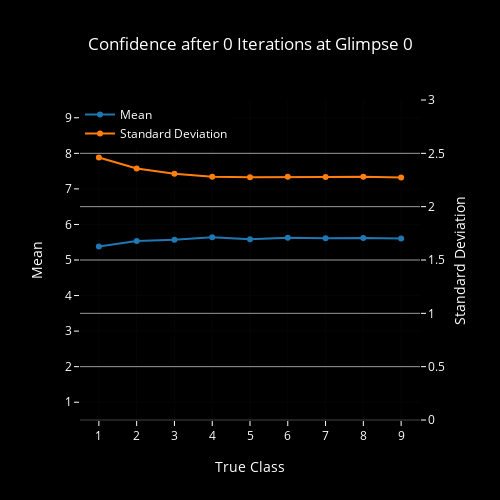
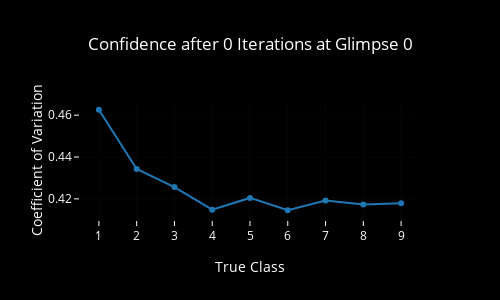
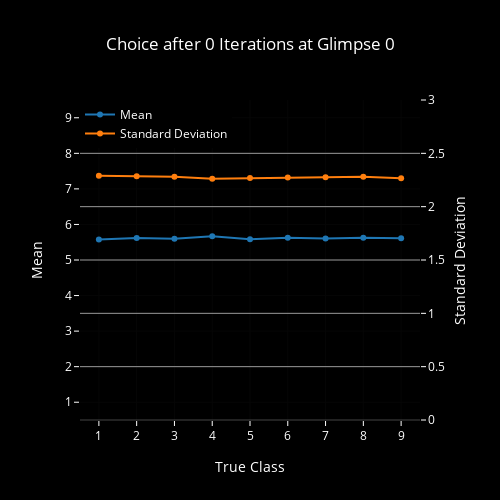
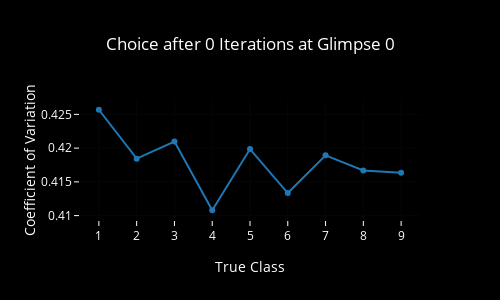

Notebook source saved alongside these figures, in order:
### Code cell
for i, it in enumerate(iter_list):
    for g, glimpse in enumerate(glimpse_list):
        plot_confidence_msdcv(i, it, g, glimpse)
        plot_choice_msdcv(i, it, g, glimpse)

### Figure 1 — Plotly figure (JSON) as saved in the notebook; plotly's stock layout.template omitted (floating-point values rounded to 4 significant figures)
{"data": [{"name": "Mean", "type": "scatter", "x": [1, 2, 3, 4, 5, 6, 7, 8, 9], "y": [5.382, 5.535, 5.572, 5.643, 5.583, 5.623, 5.609, 5.622, 5.607]}, {"name": "Standard Deviation", "type": "scatter", "x": [1, 2, 3, 4, 5, 6, 7, 8, 9], "y": [2.461, 2.357, 2.308, 2.28, 2.275, 2.28, 2.278, 2.282, 2.273], "yaxis": "y2"}], "layout": {"font": {"color": "#FFF"}, "height": 500, "legend": {"x": 0, "y": 1}, "paper_bgcolor": "#000", "plot_bgcolor": "#000", "title": "Confidence after 0 Iterations at Glimpse 0", "titlefont": {"color": "#FFF"}, "width": 500, "xaxis": {"dtick": 1, "range": [0.5, 9.5], "tickcolor": "#FFF", "title": "True Class"}, "yaxis": {"dtick": 1, "range": [0.5, 9.5], "tickcolor": "#FFF", "title": "Mean"}, "yaxis2": {"gridcolor": "#999", "overlaying": "y", "range": [0, 3], "side": "right", "tickcolor": "#FFF", "title": "Standard Deviation"}}}

### Figure 2 — Plotly figure (JSON) as saved in the notebook; plotly's stock layout.template omitted (floating-point values rounded to 4 significant figures)
{"data": [{"name": "Coefficient of Variation", "type": "scatter", "x": [1, 2, 3, 4, 5, 6, 7, 8, 9], "y": [0.4626, 0.4343, 0.4256, 0.4149, 0.4204, 0.4146, 0.4192, 0.4173, 0.4178]}], "layout": {"font": {"color": "#FFF"}, "height": 300, "paper_bgcolor": "#000", "plot_bgcolor": "#000", "title": "Confidence after 0 Iterations at Glimpse 0", "titlefont": {"color": "#FFF"}, "width": 500, "xaxis": {"dtick": 1, "range": [0.5, 9.5], "tickcolor": "#FFF", "title": "True Class"}, "yaxis": {"showgrid": true, "tickcolor": "#FFF", "title": "Coefficient of Variation"}}}

### Figure 3 — Plotly figure (JSON) as saved in the notebook; plotly's stock layout.template omitted (floating-point values rounded to 4 significant figures)
{"data": [{"name": "Mean", "type": "scatter", "x": [1, 2, 3, 4, 5, 6, 7, 8, 9], "y": [5.574, 5.622, 5.595, 5.668, 5.585, 5.626, 5.608, 5.626, 5.615]}, {"name": "Standard Deviation", "type": "scatter", "x": [1, 2, 3, 4, 5, 6, 7, 8, 9], "y": [2.29, 2.284, 2.28, 2.262, 2.268, 2.273, 2.276, 2.279, 2.266], "yaxis": "y2"}], "layout": {"font": {"color": "#FFF"}, "height": 500, "legend": {"x": 0, "y": 1}, "paper_bgcolor": "#000", "plot_bgcolor": "#000", "title": "Choice after 0 Iterations at Glimpse 0", "titlefont": {"color": "#FFF"}, "width": 500, "xaxis": {"dtick": 1, "range": [0.5, 9.5], "tickcolor": "#FFF", "title": "True Class"}, "yaxis": {"dtick": 1, "range": [0.5, 9.5], "tickcolor": "#FFF", "title": "Mean"}, "yaxis2": {"gridcolor": "#999", "overlaying": "y", "range": [0, 3], "side": "right", "tickcolor": "#FFF", "title": "Standard Deviation"}}}

### Figure 4 — Plotly figure (JSON) as saved in the notebook; plotly's stock layout.template omitted (floating-point values rounded to 4 significant figures)
{"data": [{"name": "Coefficient of Variation", "type": "scatter", "x": [1, 2, 3, 4, 5, 6, 7, 8, 9], "y": [0.4257, 0.4184, 0.421, 0.4108, 0.4199, 0.4133, 0.4189, 0.4167, 0.4163]}], "layout": {"font": {"color": "#FFF"}, "height": 300, "paper_bgcolor": "#000", "plot_bgcolor": "#000", "title": "Choice after 0 Iterations at Glimpse 0", "titlefont": {"color": "#FFF"}, "width": 500, "xaxis": {"dtick": 1, "range": [0.5, 9.5], "tickcolor": "#FFF", "title": "True Class"}, "yaxis": {"showgrid": true, "tickcolor": "#FFF", "title": "Coefficient of Variation"}}}
